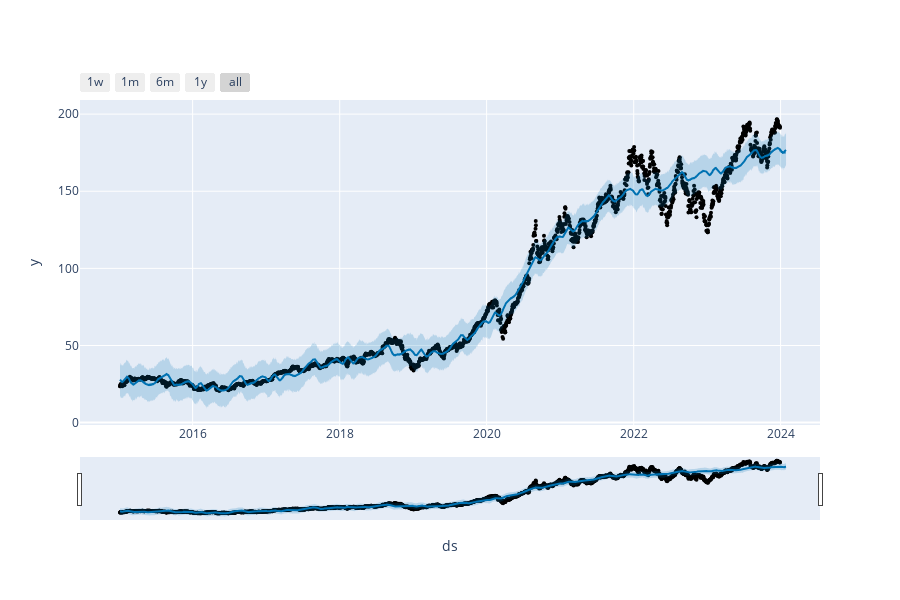

Notebook source saved alongside this figure:
### Markdown cell above
## Step 6: Evaluate Forecast Accuracy (RMSE)

### Code cell
from prophet.plot import plot_plotly

plot_plotly(model, forecast)

### Figure 1 — Plotly figure (JSON) as saved in the notebook; plotly's stock layout.template omitted (floating-point values rounded to 4 significant figures; data arrays with more than 128 entries replaced by an {"elided": "..."} marker saying what was removed)
{"data": [{"marker": {"color": "black", "size": 4}, "mode": "markers", "name": "Actual", "type": "scatter", "x": {"elided": "2263 str values"}, "y": {"elided": "2263 float values"}}, {"hoverinfo": "skip", "line": {"width": 0}, "mode": "lines", "type": "scatter", "x": {"elided": "2293 str values"}, "y": {"elided": "2293 float values"}}, {"fill": "tonexty", "fillcolor": "rgba(0, 114, 178, 0.2)", "line": {"color": "#0072B2", "width": 2}, "mode": "lines", "name": "Predicted", "type": "scatter", "x": {"elided": "2293 str values"}, "y": {"elided": "2293 float values"}}, {"fill": "tonexty", "fillcolor": "rgba(0, 114, 178, 0.2)", "hoverinfo": "skip", "line": {"width": 0}, "mode": "lines", "type": "scatter", "x": {"elided": "2293 str values"}, "y": {"elided": "2293 float values"}}], "layout": {"height": 600, "showlegend": false, "width": 900, "xaxis": {"rangeselector": {"buttons": [{"count": 7, "label": "1w", "step": "day", "stepmode": "backward"}, {"count": 1, "label": "1m", "step": "month", "stepmode": "backward"}, {"count": 6, "label": "6m", "step": "month", "stepmode": "backward"}, {"count": 1, "label": "1y", "step": "year", "stepmode": "backward"}, {"step": "all"}]}, "rangeslider": {"visible": true}, "title": {"text": "ds"}, "type": "date"}, "yaxis": {"title": {"text": "y"}}}}
